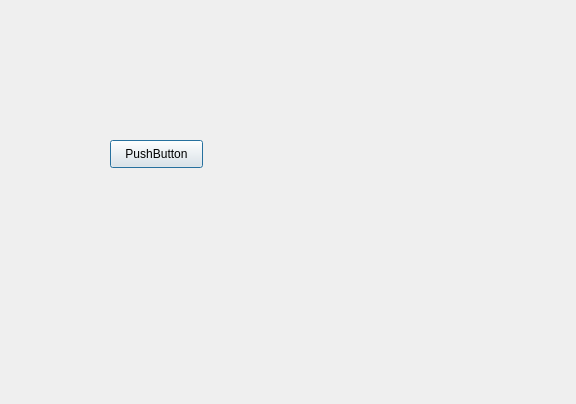
<?xml version="1.0" encoding="UTF-8"?>
<ui version="4.0">
 <class>menu</class>
 <widget class="QDialog" name="menu">
  <property name="geometry">
   <rect>
    <x>0</x>
    <y>0</y>
    <width>576</width>
    <height>404</height>
   </rect>
  </property>
  <property name="windowTitle">
   <string>Dialog</string>
  </property>
  <widget class="QPushButton" name="pushButton">
   <property name="geometry">
    <rect>
     <x>110</x>
     <y>140</y>
     <width>93</width>
     <height>28</height>
    </rect>
   </property>
   <property name="text">
    <string>PushButton</string>
   </property>
  </widget>
 </widget>
 <resources/>
 <connections/>
</ui>
